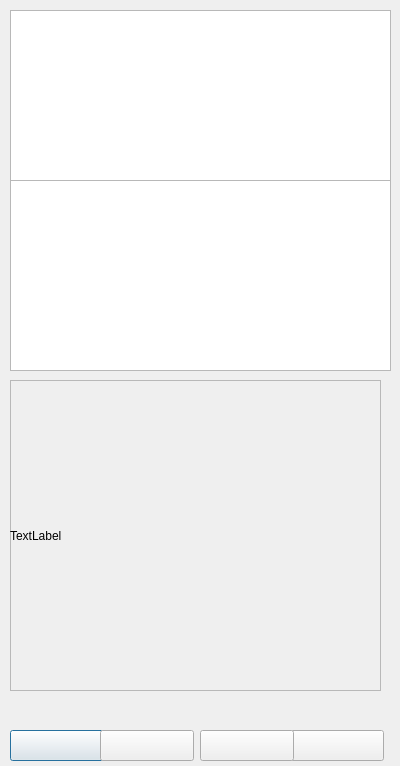
<?xml version="1.0" encoding="UTF-8"?>
<ui version="4.0">
 <class>CollectionDlg</class>
 <widget class="QDialog" name="CollectionDlg">
  <property name="geometry">
   <rect>
    <x>0</x>
    <y>0</y>
    <width>400</width>
    <height>766</height>
   </rect>
  </property>
  <property name="contextMenuPolicy">
   <enum>Qt::NoContextMenu</enum>
  </property>
  <property name="windowTitle">
   <string>Dialog</string>
  </property>
  <widget class="QListWidget" name="recordsList">
   <property name="geometry">
    <rect>
     <x>10</x>
     <y>10</y>
     <width>381</width>
     <height>171</height>
    </rect>
   </property>
  </widget>
  <widget class="QListWidget" name="filesList">
   <property name="geometry">
    <rect>
     <x>10</x>
     <y>180</y>
     <width>381</width>
     <height>191</height>
    </rect>
   </property>
  </widget>
  <widget class="QFrame" name="frame">
   <property name="geometry">
    <rect>
     <x>10</x>
     <y>380</y>
     <width>371</width>
     <height>311</height>
    </rect>
   </property>
   <property name="frameShape">
    <enum>QFrame::StyledPanel</enum>
   </property>
   <property name="frameShadow">
    <enum>QFrame::Raised</enum>
   </property>
   <widget class="QLabel" name="preView">
    <property name="geometry">
     <rect>
      <x>0</x>
      <y>0</y>
      <width>371</width>
      <height>311</height>
     </rect>
    </property>
    <property name="text">
     <string>TextLabel</string>
    </property>
   </widget>
  </widget>
  <widget class="QPushButton" name="loadBtn">
   <property name="geometry">
    <rect>
     <x>10</x>
     <y>730</y>
     <width>94</width>
     <height>31</height>
    </rect>
   </property>
   <property name="text">
    <string/>
   </property>
   <attribute name="buttonGroup">
    <string>buttons</string>
   </attribute>
  </widget>
  <widget class="QPushButton" name="delBtn">
   <property name="geometry">
    <rect>
     <x>290</x>
     <y>730</y>
     <width>94</width>
     <height>31</height>
    </rect>
   </property>
   <property name="text">
    <string/>
   </property>
   <attribute name="buttonGroup">
    <string>buttons</string>
   </attribute>
  </widget>
  <widget class="QPushButton" name="appendBtn">
   <property name="geometry">
    <rect>
     <x>100</x>
     <y>730</y>
     <width>94</width>
     <height>31</height>
    </rect>
   </property>
   <property name="text">
    <string/>
   </property>
   <attribute name="buttonGroup">
    <string>buttons</string>
   </attribute>
  </widget>
  <widget class="QPushButton" name="saveBtn">
   <property name="geometry">
    <rect>
     <x>200</x>
     <y>730</y>
     <width>94</width>
     <height>31</height>
    </rect>
   </property>
   <property name="text">
    <string/>
   </property>
  </widget>
 </widget>
 <resources/>
 <connections/>
 <buttongroups>
  <buttongroup name="buttons"/>
 </buttongroups>
</ui>
